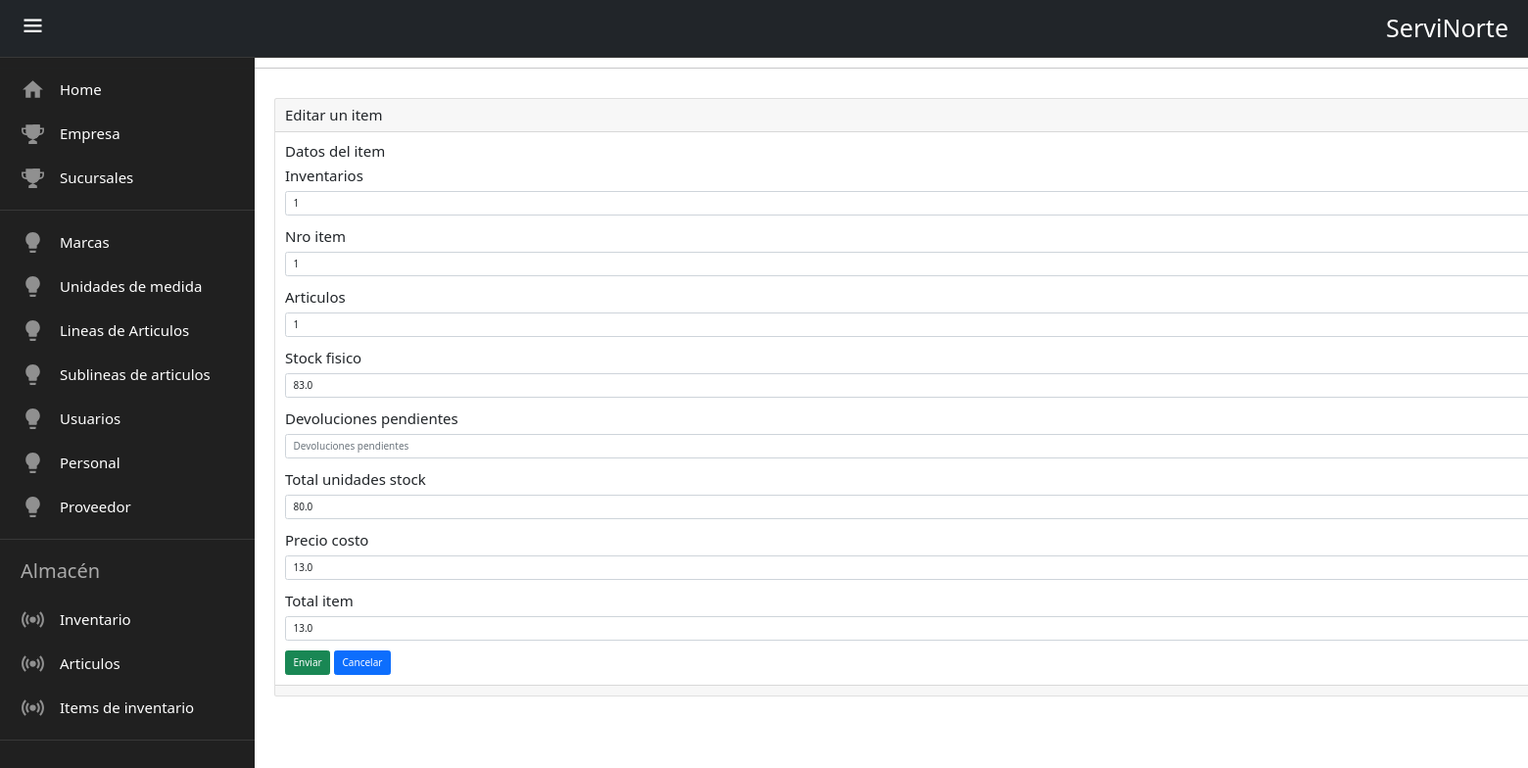
/item/editar/1, run on the app's committed database.
### servinorte_r/models.py (models this page shows, shortened)
class items_inventario(models.Model):
    inventarios = models.ForeignKey(inventarios, on_delete=models.CASCADE)
    nro_item = models.IntegerField(help_text="El numero de item. ")
    Articulos = models.ForeignKey(Articulos, on_delete=models.CASCADE)
    stock_fisico = models.FloatField(max_length=12, help_text=("El stock fisico. "))
    devoluciones_pendientes = models.FloatField(max_length=12, help_text=("Las devoluciones pendientes. "))
    total_unidades_stock = models.FloatField(max_length=12, help_text=("El total de unidades en stock. "))
    precio_costo = models.FloatField(max_length=12, help_text=("El precio. "))
    total_item = models.FloatField(max_length=12, help_text=("El total. "))

### servinorte_r/views.py (the view)
# urls.py: path('item/editar',views.editar_item,name='editar_item'),
def editar_item(request,id):
    items=items_inventario.objects.get(id=id)
    formulario_II=ItemForm(request.POST or None, request.FILES or None,instance=items)
    if formulario_II.is_valid() and request.POST:
        formulario_II.save()
        return redirect('item')
    return render(request,"item_inventario/editar.html",{'formulario_II':formulario_II})

### servinorte_r/forms.py
class ItemForm(forms.ModelForm):
    class Meta:
        model = items_inventario
        fields = '__all__'

### templates/item_inventario/editar.html
{% extends 'base.html' %} {% block titulo%} Editar item {% endblock %} {% block content %}
<hr />
<div class="contenedor">
  <div class="card">
    <div class="card-header">Editar un item</div>
    <div class="card-body">
      <h4 class="card-title">Datos del item</h4>
      {% include 'item_inventario/form.html' %}
    </div>
    <div class="card-footer text-muted"></div>
  </div>
</div>
{% endblock %}

### templates/item_inventario/form.html (shortened to what this page needs)
<form enctype="multipart/form-data" method="post">
  {% csrf_token %} {% for campo in formulario_II %}
  <div class="mb-3">
    <label for="" class="form-label">{{ campo.label }}</label>
    <input
      type="{{ campo.field.widget.input_type }}"
      class="form-control"
      name="{{ campo.name }}"
      id=""
      aria-describedby="helpId"
      placeholder="{{ campo.label }}"
      value="{{ campo.value | default:'' }}"
    />
  </div>
  {% endfor %}
  <input name="" id="" class="btn btn-success" type="submit" value="Enviar" />
  <a name="" id="" class="btn btn-primary" href="{%url 'item' %}" role="button">Cancelar</a>
</form>

### servinorte_r/static/css/style.css (style rules this page uses)
:root { --fondo-color:#231e27; --items-color:#202020; --border-color:#383838; --text-color:#e7e7e7; }
* { padding: 0; box-sizing: border-box; margin: 0; }
html { font-size: 62.5%; font-family: sans-serif; }
body { width: 100%; height: 100vh; background-color: #231e27; position: relative; }
.contenedor { width:1600px; margin-left:280px; margin-top: 30px; font-size: 150%; }

### data on the page
items_inventario: stock_fisico "83.0" "80.0" "13.0" "13.0"

### other printed values
{{ campo.label }} "Inventarios" "Nro item" "Articulos" "Stock fisico" "Devoluciones pendientes" "Total unidades stock" "Precio costo" "Total item"
